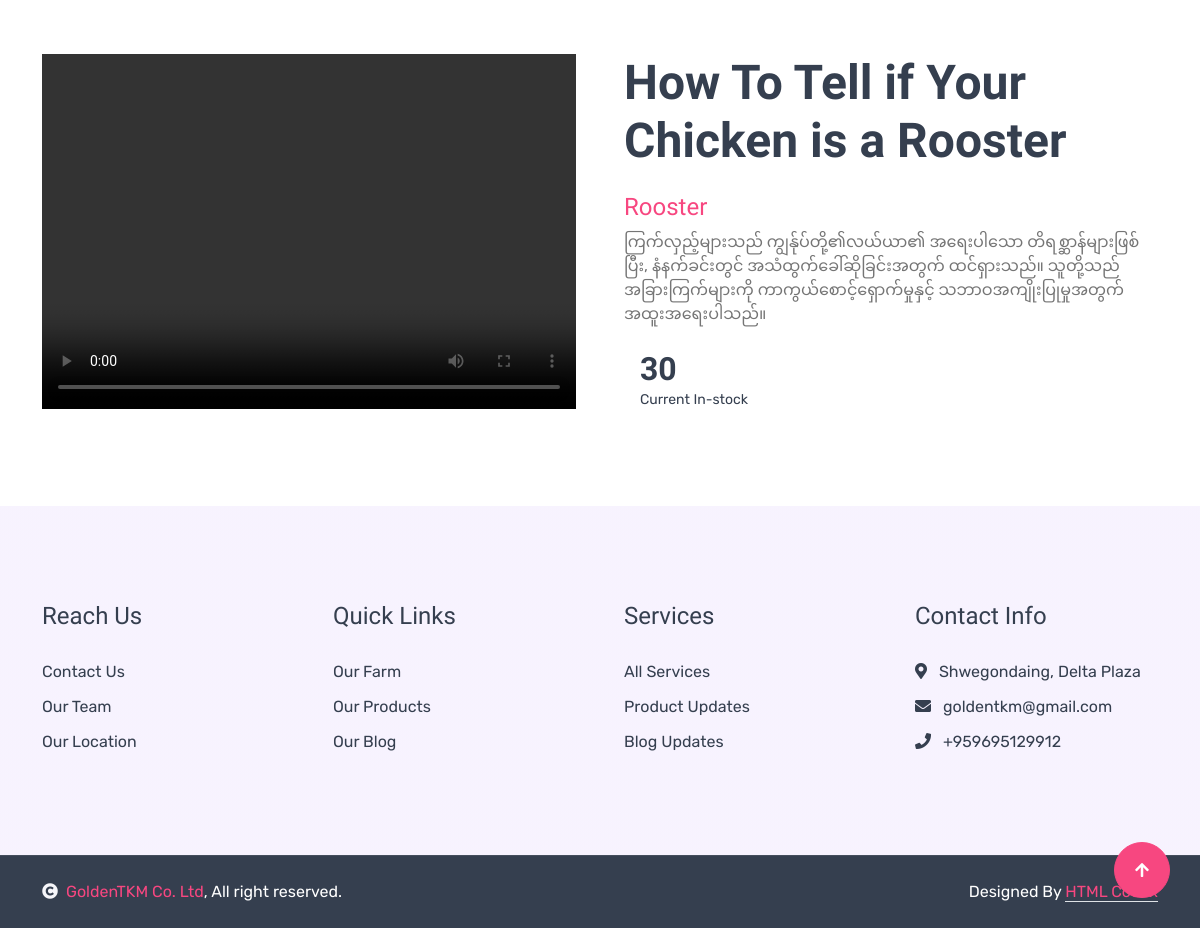
The app's page /blog.php?action=more&breed_id=52 (lower part), older data.
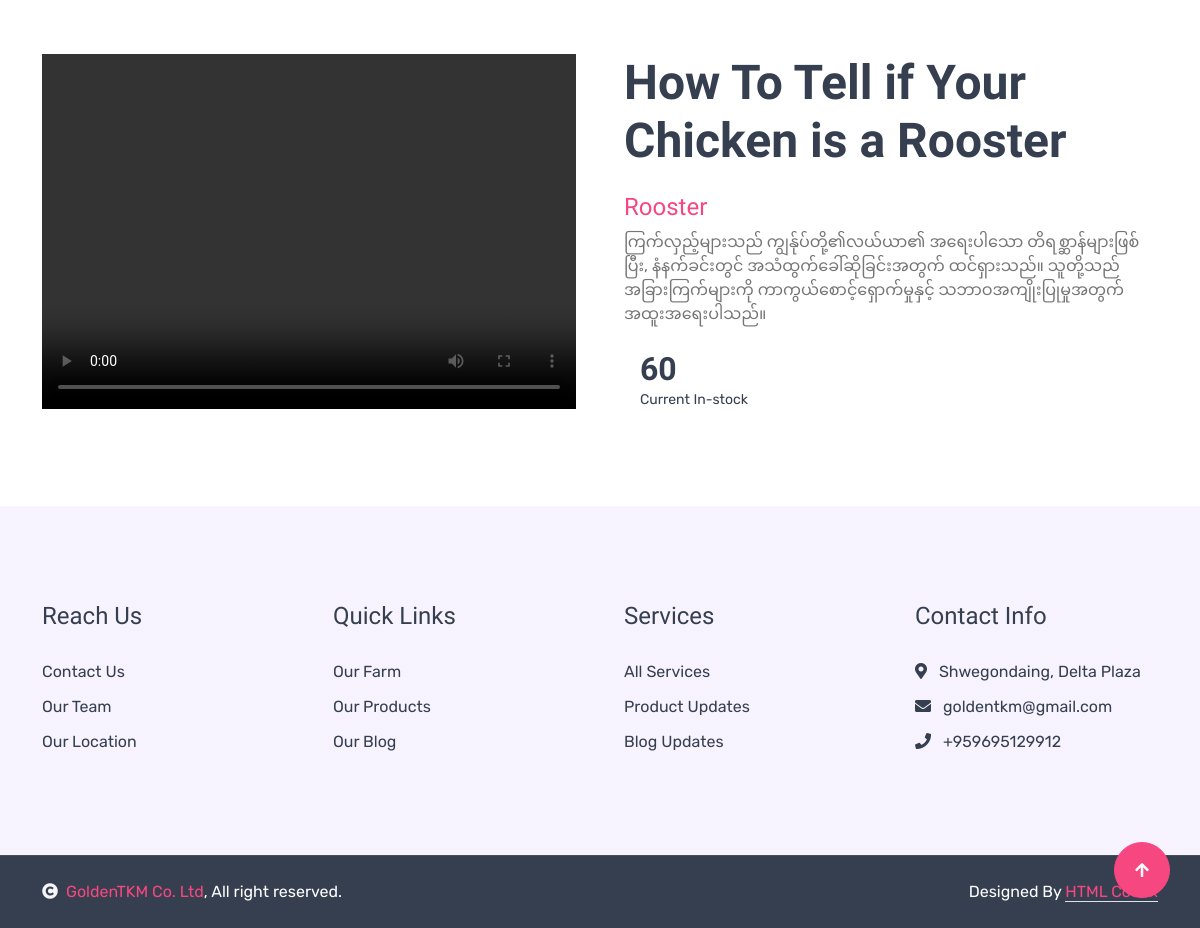
The same page, newer data.
### tables this page shows
CREATE TABLE `knowledge_type` (
  `knowledge_id` int(11) NOT NULL,
  `knowledge_type` varchar(60) NOT NULL,
  `video_photo` varchar(100) NOT NULL,
  `breed_id` int(11) NOT NULL
);

CREATE TABLE `breed_animal` (
  `breed_animal_id` int(11) NOT NULL,
  `stock_animal` int(11) DEFAULT NULL,
  `breed_date` date NOT NULL,
  `animal_id` int(11) NOT NULL,
  `breed_id` int(11) NOT NULL
);

CREATE TABLE `breed_technology` (
  `breed_id` int(11) NOT NULL,
  `breed_type` varchar(300) NOT NULL,
  `breed_des` text NOT NULL,
  `breed_photo` varchar(60) NOT NULL,
  `animal_id` int(11) NOT NULL
);

### blog.php (the view, shortened to what the changed rows need)
<?php
    include('admin/dist/php/database.php');
?>
<!DOCTYPE html>
<html lang="en">
    <head>
        <link rel="stylesheet" href="https://use.fontawesome.com/releases/v5.15.4/css/all.css"/>
        <link href="https://cdn.jsdelivr.net/npm/bootstrap-icons@1.4.1/font/bootstrap-icons.css" rel="stylesheet">
        <link href="lib/animate/animate.min.css" rel="stylesheet">
        <link href="lib/owlcarousel/assets/owl.carousel.min.css" rel="stylesheet">
        <link href="lib/lightbox/css/lightbox.min.css" rel="stylesheet">
        <link href="css/bootstrap.min.css" rel="stylesheet">
        <link href="css/style.css" rel="stylesheet">
    </head>
    <body>
        <div class="container-fluid blog py-5" id="target">
            <div class="container py-5">
                <?php
                    if (isset($_GET['action']) && $_GET['action'] == 'more' && isset($_GET['breed_id'])) {
                        $breed_id = $_GET['breed_id'];
                        $sql = "SELECT knowledge_type.*, breed_technology.*, breed_animal.stock_animal
                                FROM knowledge_type
                                INNER JOIN breed_animal
                                    ON knowledge_type.breed_id = breed_animal.breed_id
                                INNER JOIN breed_technology
                                    ON knowledge_type.breed_id = breed_technology.breed_id
                                WHERE knowledge_type.breed_id = :breedId";
                        $stmt = $db->prepare($sql);
                        $stmt->bindParam(':breedId', $breed_id);
                        $stmt->execute();
                        if ($row = $stmt->fetch(PDO::FETCH_ASSOC)) {
                ?>
                <div class="row g-5 pt-5">
                    <div class="col-lg-6 wow fadeInLeft" data-wow-delay="0.1s">
                        <div class="feature-img h-100" style="object-fit: cover;">
                            <video class="img-fluid w-100 h-100" controls>
                                <source src="admin/video/<?php echo htmlentities($row['video_photo'])?>" type="video/mp4">
                            </video>
                        </div>
                    </div>
                    <div class="col-lg-6 wow fadeInRight" data-wow-delay="0.1s">
                        <h1 class="display-5 mb-4">
                            <?php echo htmlspecialchars($row['knowledge_type'], ENT_QUOTES, 'UTF-8'); ?>
                        </h1>
                        <h4 class="text-primary">
                            <?php echo htmlspecialchars($row['breed_type'], ENT_QUOTES, 'UTF-8'); ?>
                        </h4>
                        <p class="mb-4">
                            <?php echo htmlspecialchars($row['breed_des'], ENT_QUOTES, 'UTF-8'); ?>
                        </p>
                        <div class="row g-4">
                            <div class="col-6">
                                <div class="d-flex">
                                    <div class="d-flex flex-column ms-3">
                                        <h2 class="mb-0 fw-bold">
                                            <?php echo htmlspecialchars(isset($row['stock_animal'])? $row['stock_animal'] : 'No data', ENT_QUOTES, 'UTF-8'); ?>
                                        </h2>
                                        <small class="text-dark">Current In-stock</small>
                                    </div>
                                </div>
                            </div>
                        </div>
                    </div>
                </div>
                <?php } } ?>
            </div>
        </div>
    </body>
</html>

Row changes from the older to the newer data that the page shows:
changed through a linked row, knowledge_type "How To Tell if Your Chicken is a Rooster": breed_animal.stock_animal "30" → "60"
